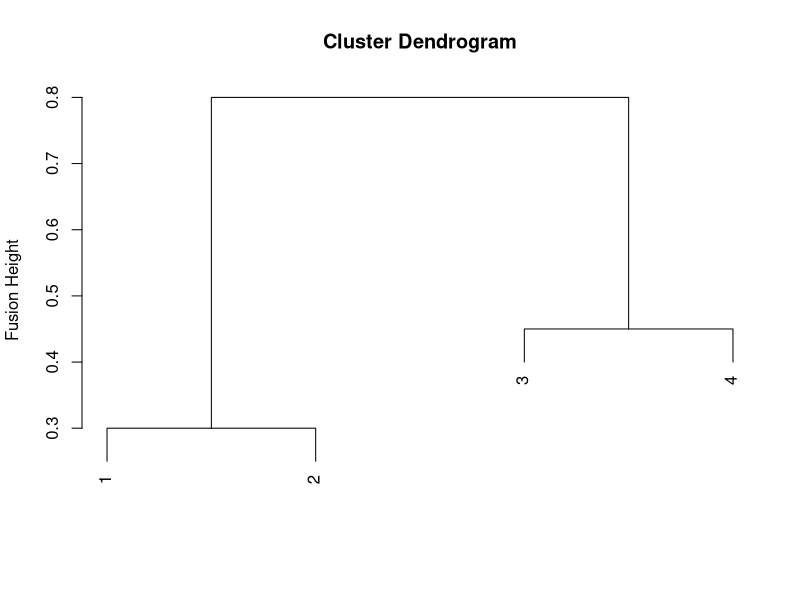
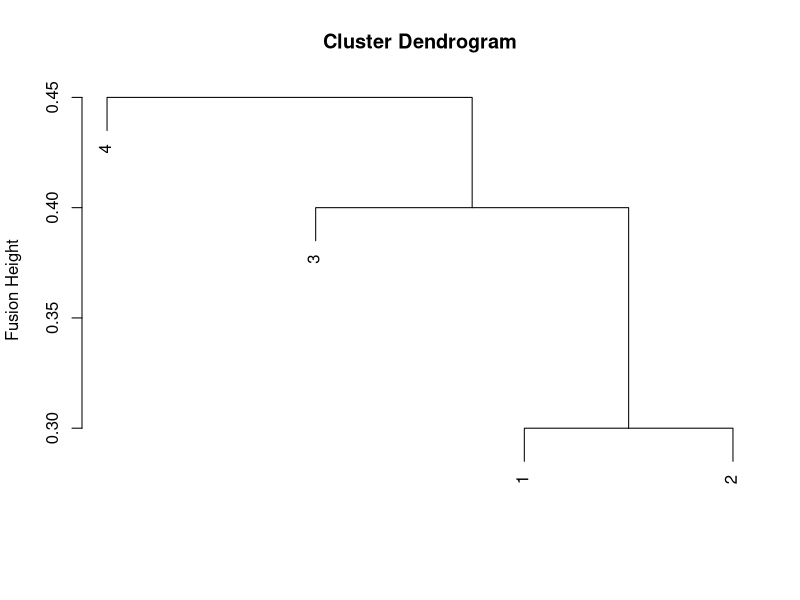
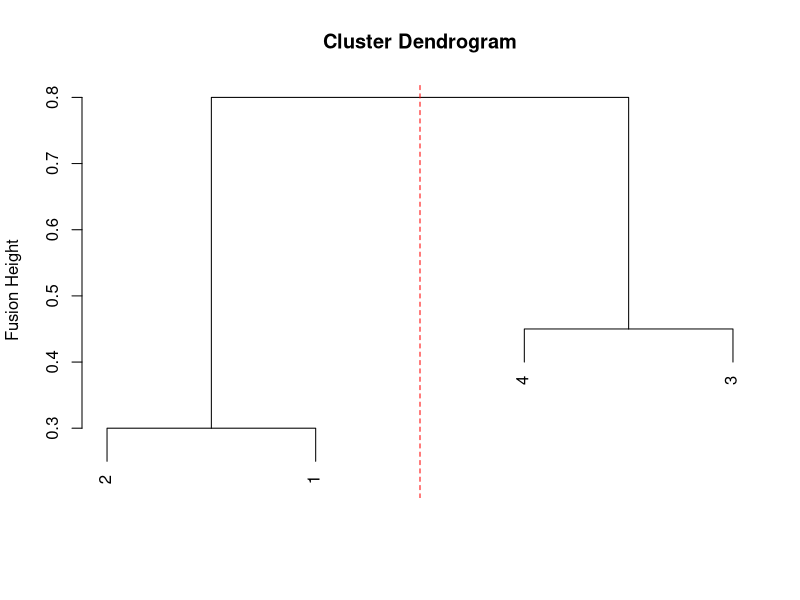
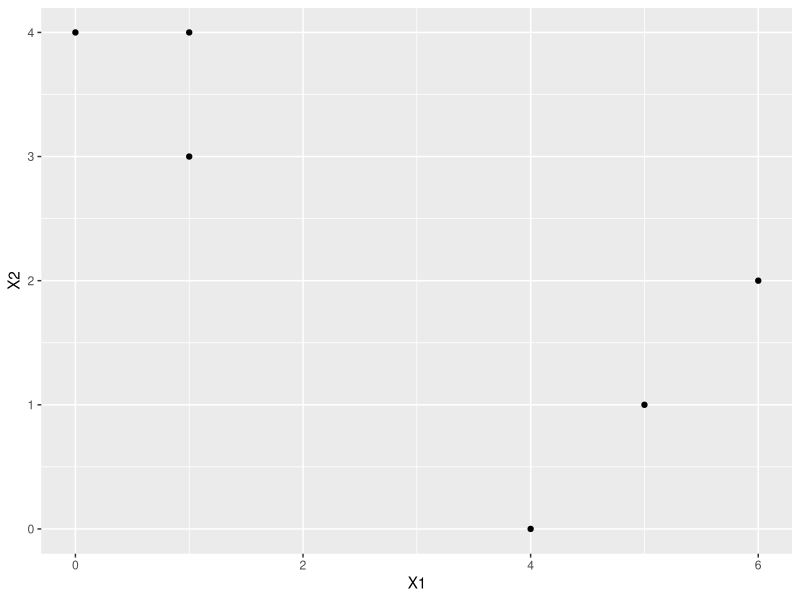
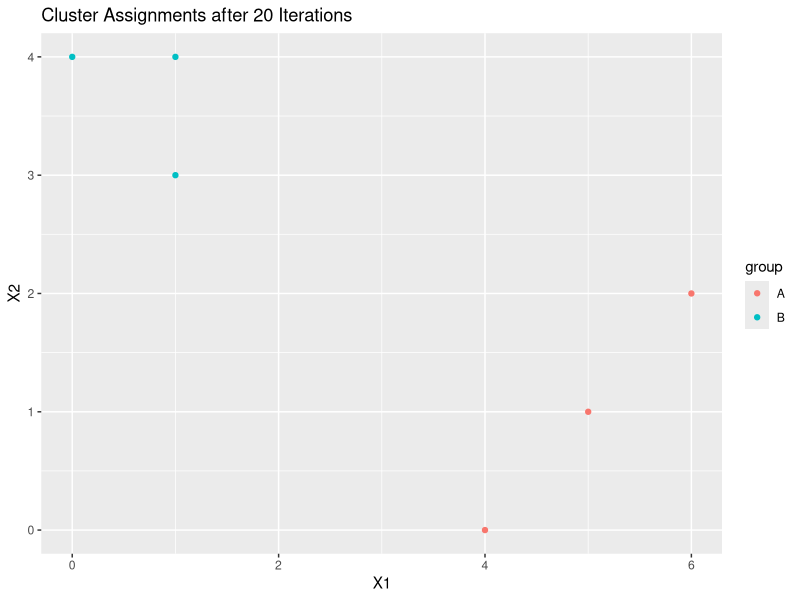

Here is the R script that generated these plots, in order:
## ---- chunk 1
x <- matrix(c(0, 0.3, 0.4, 0.7,
              0.3, 0, 0.5, 0.8,
              0.4, 0.5, 0, 0.45,
              0.7, 0.8, 0.45, 0), ncol = 4, nrow = 4)

plot(hclust(as.dist(x), method = 'complete'),
     xlab = "",
     sub = "",
     ylab = "Fusion Height")
## ---- chunk 2
plot(hclust(as.dist(x), method = 'single'),
     xlab = "",
     sub = "",
     ylab = "Fusion Height")
## ---- chunk 3
plot(hclust(as.dist(x), method = 'complete'),
     xlab = "",
     sub = "",
     ylab = "Fusion Height", labels = c(2,1,4,3))
abline(v = 2.5, col = 'red', lty = 2)
## ---- chunk 4
suppressPackageStartupMessages(library(ggplot2))
df <- data.frame(x1 = c(1,1,0,5,6,4),
                 x2 = c(4,3,4,1,2,0))
qplot(df$x1, df$x2, xlab = 'X1', ylab = 'X2')
## ---- chunk 5
suppressPackageStartupMessages(library(knitr))
df$group <- sample(c('A','B'), 6, replace = TRUE)
knitr::kable(df, caption = 'Sample Data with Group Assignments')
## ---- chunk 6
group.a <- subset(df, group == 'A')
group.b <- subset(df, group == 'B')

# centroid calculation
calculate.centroid <- function(df, variables=c('x1','x2')) {
    
    coordinates <- NULL
    
    for (variable in variables) {
        column.mean <- mean(df[, variable])
        coordinates <- c(column.mean, coordinates)
    }
    
    return(coordinates)
}
group.a.centroid <- calculate.centroid(group.a)
group.b.centroid <- calculate.centroid(group.b)
print(paste("Group A centroid at coordinates",
            round(group.a.centroid[1], 2), 'and', round(group.a.centroid[2], 2)))
print(paste("Group B centroid at coordinates",
            round(group.b.centroid[1], 2), 'and', round(group.b.centroid[2], 2)))
## ---- chunk 7
centroid.matrix <- matrix(c(group.a.centroid, group.b.centroid),
                            nrow = 2, 
                            ncol = 2)

reassign.cluster <- function(df,
                             col.idx=c(1,2),
                             cluster.column='group',
                             cluster.labels=c('A','B'),
                             centroids=centroid.matrix) {
    
    df.matrix <- as.matrix(df[, col.idx])

    updated.labels <- NULL
    for (i in 1:dim(df.matrix)[1]) {

        sqr.manhattan.dist <- (df.matrix[i, ] - centroids)^2
        euclidean.dist <- sqrt(colSums(sqr.manhattan.dist))
        closest.centroid <- which.min(euclidean.dist)
        updated.labels <- c(updated.labels, cluster.labels[closest.centroid])

    }
    
    return(data.frame(df.matrix, group = updated.labels))

}
updated.df <- reassign.cluster(df)
knitr::kable(updated.df, caption = "Sample Data After One Reassignment Iteration")
## ---- chunk 8
for (i in 1:20) {
    # split data
    group.a <- subset(df, group == 'A')
    group.b <- subset(df, group == 'B')
    
    # recalculate centroid
    group.a.centroid <- calculate.centroid(group.a)
    group.b.centroid <- calculate.centroid(group.b)
    
    # create centroid matrix
    centroid.matrix <- matrix(c(group.a.centroid, group.b.centroid), nrow = 2, ncol = 2)
    
    # re-assign group labels
    df <- reassign.cluster(df)
}
## ---- chunk 9
ggplot(df, aes(x = x1, y = x2, color = group)) +
    geom_point() +
    xlab('X1') +
    ylab('X2') +
    ggtitle('Cluster Assignments after 20 Iterations')
